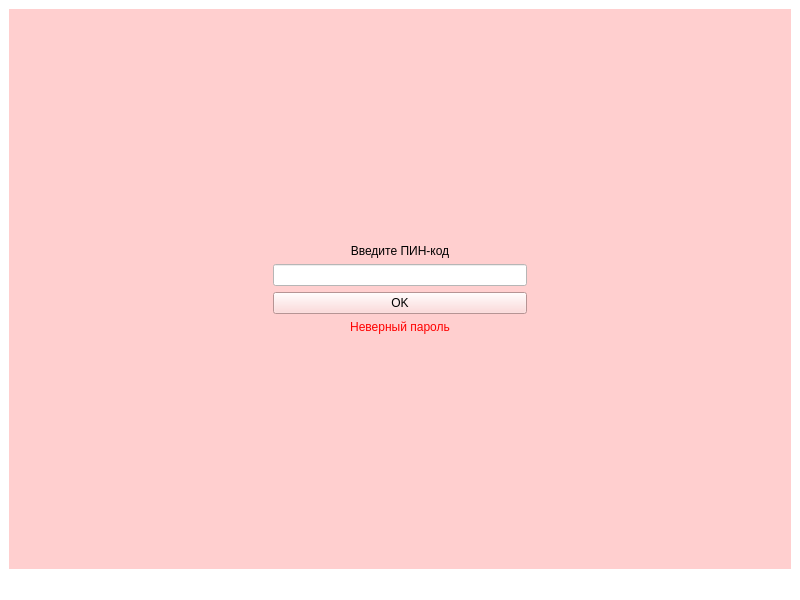
<?xml version="1.0" encoding="UTF-8"?>
<ui version="4.0">
 <class>MainWindow</class>
 <widget class="QMainWindow" name="MainWindow">
  <property name="geometry">
   <rect>
    <x>0</x>
    <y>0</y>
    <width>800</width>
    <height>600</height>
   </rect>
  </property>
  <property name="windowTitle">
   <string>MainWindow</string>
  </property>
  <property name="styleSheet">
   <string notr="true">background-color: white;</string>
  </property>
  <widget class="QWidget" name="centralwidget">
   <layout class="QGridLayout" name="gridLayout">
    <item row="0" column="0">
     <widget class="QStackedWidget" name="stackedWidget">
      <property name="styleSheet">
       <string notr="true">background-color: rgb(255, 207, 207);</string>
      </property>
      <property name="currentIndex">
       <number>1</number>
      </property>
      <widget class="QWidget" name="page_3">
       <property name="styleSheet">
        <string notr="true">background-color: white;</string>
       </property>
       <layout class="QGridLayout" name="gridLayout_2">
        <item row="0" column="0">
         <widget class="QLineEdit" name="lineEdit">
          <property name="font">
           <font>
            <pointsize>14</pointsize>
           </font>
          </property>
          <property name="styleSheet">
           <string notr="true">background-color: white;
color: black;</string>
          </property>
         </widget>
        </item>
        <item row="1" column="0">
         <widget class="QListWidget" name="listWidget">
          <property name="styleSheet">
           <string notr="true">background-color: white;
color: black;</string>
          </property>
         </widget>
        </item>
       </layout>
      </widget>
      <widget class="QWidget" name="page_4">
       <layout class="QGridLayout" name="gridLayout_3">
        <item row="2" column="1">
         <widget class="QLineEdit" name="lineEdit_2">
          <property name="styleSheet">
           <string notr="true">background-color: rgb(255, 255, 255)</string>
          </property>
         </widget>
        </item>
        <item row="2" column="0">
         <spacer name="horizontalSpacer">
          <property name="orientation">
           <enum>Qt::Horizontal</enum>
          </property>
          <property name="sizeHint" stdset="0">
           <size>
            <width>248</width>
            <height>20</height>
           </size>
          </property>
         </spacer>
        </item>
        <item row="2" column="3">
         <spacer name="horizontalSpacer_2">
          <property name="orientation">
           <enum>Qt::Horizontal</enum>
          </property>
          <property name="sizeHint" stdset="0">
           <size>
            <width>248</width>
            <height>20</height>
           </size>
          </property>
         </spacer>
        </item>
        <item row="1" column="1">
         <widget class="QLabel" name="label">
          <property name="styleSheet">
           <string notr="true">color:black;</string>
          </property>
          <property name="text">
           <string>Введите ПИН-код</string>
          </property>
          <property name="alignment">
           <set>Qt::AlignCenter</set>
          </property>
         </widget>
        </item>
        <item row="4" column="1">
         <widget class="QLabel" name="incorrectPasswordLabel">
          <property name="styleSheet">
           <string notr="true">color: red</string>
          </property>
          <property name="text">
           <string>Неверный пароль</string>
          </property>
          <property name="alignment">
           <set>Qt::AlignCenter</set>
          </property>
         </widget>
        </item>
        <item row="0" column="1">
         <spacer name="verticalSpacer">
          <property name="orientation">
           <enum>Qt::Vertical</enum>
          </property>
          <property name="sizeHint" stdset="0">
           <size>
            <width>20</width>
            <height>225</height>
           </size>
          </property>
         </spacer>
        </item>
        <item row="5" column="1">
         <spacer name="verticalSpacer_2">
          <property name="orientation">
           <enum>Qt::Vertical</enum>
          </property>
          <property name="sizeHint" stdset="0">
           <size>
            <width>20</width>
            <height>224</height>
           </size>
          </property>
         </spacer>
        </item>
        <item row="3" column="1">
         <widget class="QPushButton" name="okButton">
          <property name="text">
           <string>OK</string>
          </property>
         </widget>
        </item>
       </layout>
      </widget>
     </widget>
    </item>
   </layout>
  </widget>
  <widget class="QMenuBar" name="menubar">
   <property name="geometry">
    <rect>
     <x>0</x>
     <y>0</y>
     <width>800</width>
     <height>26</height>
    </rect>
   </property>
  </widget>
  <widget class="QStatusBar" name="statusbar"/>
 </widget>
 <resources/>
 <connections/>
</ui>
